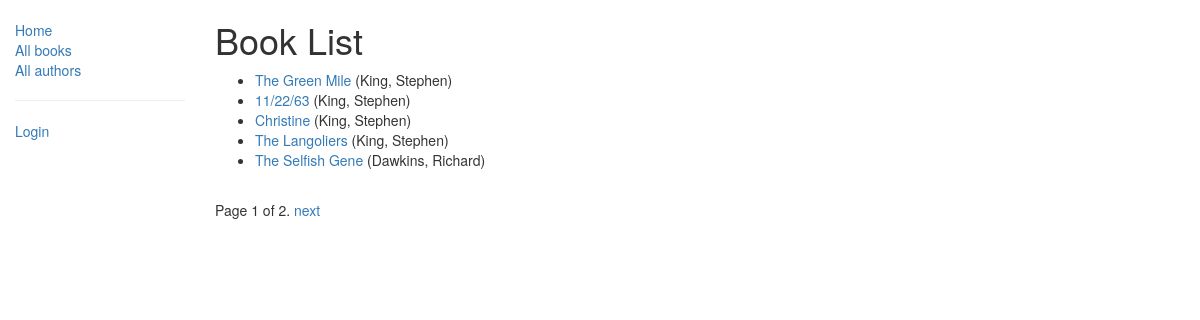
/catalog/books/, run on the app's committed database.
### catalog/models.py (models this page shows, shortened)
class Book(models.Model):
    title = models.CharField(max_length=200)
    author = models.ForeignKey('Author', on_delete=models.SET_NULL, null=True)
    summary = models.TextField(max_length=1000, help_text="Enter a brief description of the book")
    isbn = models.CharField('ISBN', max_length=13,
                            help_text='13 Character <a href="https://www.isbn-international.org/content/what-isbn">ISBN number</a>')
    genre = models.ManyToManyField(Genre, help_text="Select a genre for this book")
    def get_absolute_url(self):
        return reverse('book-detail', args=[str(self.id)])
    def display_genre(self):
        """
        Creates a string for the Genre. This is required to display genre in Admin.
        """
        return ', '.join([genre.name for genre in self.genre.all()[:3]])
    display_genre.short_description = 'Genre'

class Author(models.Model):
    first_name = models.CharField(max_length=100)
    last_name = models.CharField(max_length=100)
    date_of_birth = models.DateField(null=True, blank=True)
    date_of_death = models.DateField('Died', null=True, blank=True)
    def __str__(self):
        return '%s, %s' % (self.last_name, self.first_name)

### catalog/views.py (the view)
class BookListView(generic.ListView):
    model = Book
    paginate_by = 5

### catalog/templates/catalog/book_list.html (shortened to what this page needs)
{% extends "base_generic.html" %}
{% block content %}
    <h1>Book List {% if perms.catalog.can_mark_returned %}<a href="{% url 'book_create' %}" style="margin-left: 100px;font-size: 13pt;line-height: 36px;">+ Add Book</a> {% endif %}</h1>
    {% if book_list %}
    <ul>
      {% for book in book_list %}
      <li>
        <a href="{{ book.get_absolute_url }}">{{ book.title }}</a> ({{book.author}})
      </li>
      {% endfor %}
    </ul>
    {% else %}
      <p>There are no books in the library.</p>
    {% endif %}
{% endblock %}

### data on the page
Book: title "The Green Mile", author "King, Stephen"
Book: title "11/22/63", author "King, Stephen"
Book: title "Christine", author "King, Stephen"
Book: title "The Langoliers", author "King, Stephen"
Book: title "The Selfish Gene", author "Dawkins, Richard"

### other printed values
{{ page_obj.number }} "1"
{{ page_obj.paginator.num_pages }} "2"
